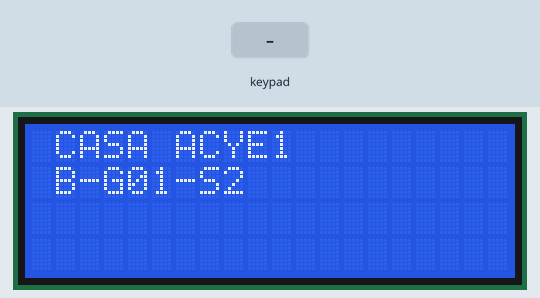
Recording of a sketch running on a simulated Arduino Uno, built with avr-gcc and run on an emulated ATmega328P. Shown: 20×4 character LCD. The inputs (shaded band) are chosen by the test bench.

Above: at 1.2 s.
1.3 s: key '*' pressed
At 2.3 s:
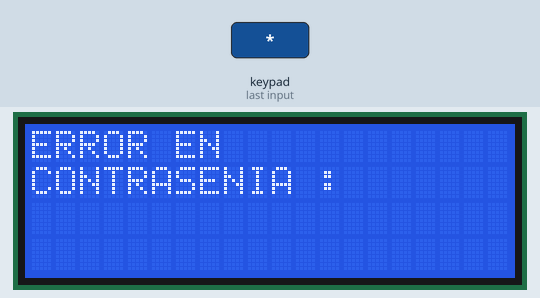
4.3 s: keypad keys 9 8 7 6 * pressed 0.4 s apart
At 9.2 s:
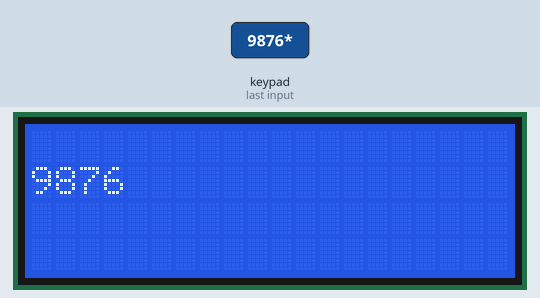
9.3 s: keypad keys 2 0 2 1 0 1 * pressed 0.4 s apart
At 13.0 s:
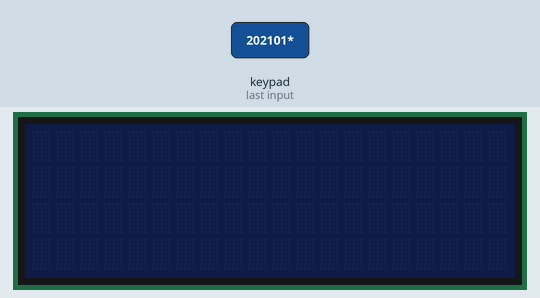
Timing chart, 0 to 14.5 s (numbered marks = the images above; inputs shaded):
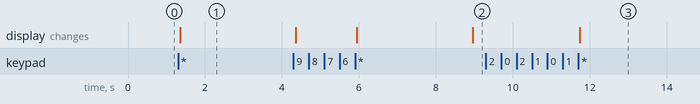

The sketch:

sketch_aug18a.ino
```cpp
#include <Keypad.h>
#include <Wire.h>
#include <LiquidCrystal_I2C.h>


LiquidCrystal_I2C lcd(0x27, 20, 4);

const byte FILA = 4;
const byte COLS = 4;

char hexaKeys[FILA][COLS] = {
    {'1','2','3','A'},
    {'4','5','6','B'},
    {'7','8','9','C'},
    {'*','0','#','D'},
};

char contracomp[6] = "202101";
char contraKEY[6] ;
int contadorcontra = 0;

byte colPins[COLS] = {9,8,7,6};
byte rowPins[FILA] = {13,12,11,10};

Keypad tecladitoRico = Keypad (makeKeymap(hexaKeys), rowPins, colPins, FILA, COLS);

void setup() {
  Serial.begin(9600);
  lcd.init();
  lcd.backlight();

  lcd.setCursor(1,0);
  lcd.print("CASA ACYE1");
  lcd.setCursor(1,1);
  lcd.print("B-G01-S2");

}


void loop() {
  char teclitaRica = tecladitoRico.getKey();


   if(teclitaRica == '*'){
    if(compararCONTRA()){
      lcd.clear();
      print_text_lcd("BIENVENIDO ",0);
      print_text_lcd("A CASA ", 1);
    }else{
      lcd.clear();
      print_text_lcd("ERROR EN ",0);
      print_text_lcd("CONTRASENIA : ",1);
      delay(3000);
      lcd.clear();
      print_text_lcd(contraKEY,1);
    }
  }else if(teclitaRica!=NULL){
    contraKEY[contadorcontra] = teclitaRica;
      contadorcontra++;
      if (contadorcontra==6){
        BorrarContra();
        contadorcontra=0;
      }
  }


}

void print_text_lcd(char text[], int col){
  lcd.setCursor(0,col);
  for(int i = 0; i<strlen(text); i++){
    lcd.print(text[i]);
    lcd.setCursor(i+1,col);
  }
}

bool compararCONTRA(){
    for(int i=0; i< 6;i++){

      if (contracomp[i]!=contraKEY[i]){
        return false;
      }
    }
    return true;
}

void BorrarContra(){
  for(int i=0;i<6;i++){
    contraKEY[contadorcontra] = NULL;
  }
}
```

Measured:
- after the input at 1.3 s, the display: changes after 0.06 s (image 1)
- after the input at 9.3 s, the display: changes after 2.4 s (image 3)
